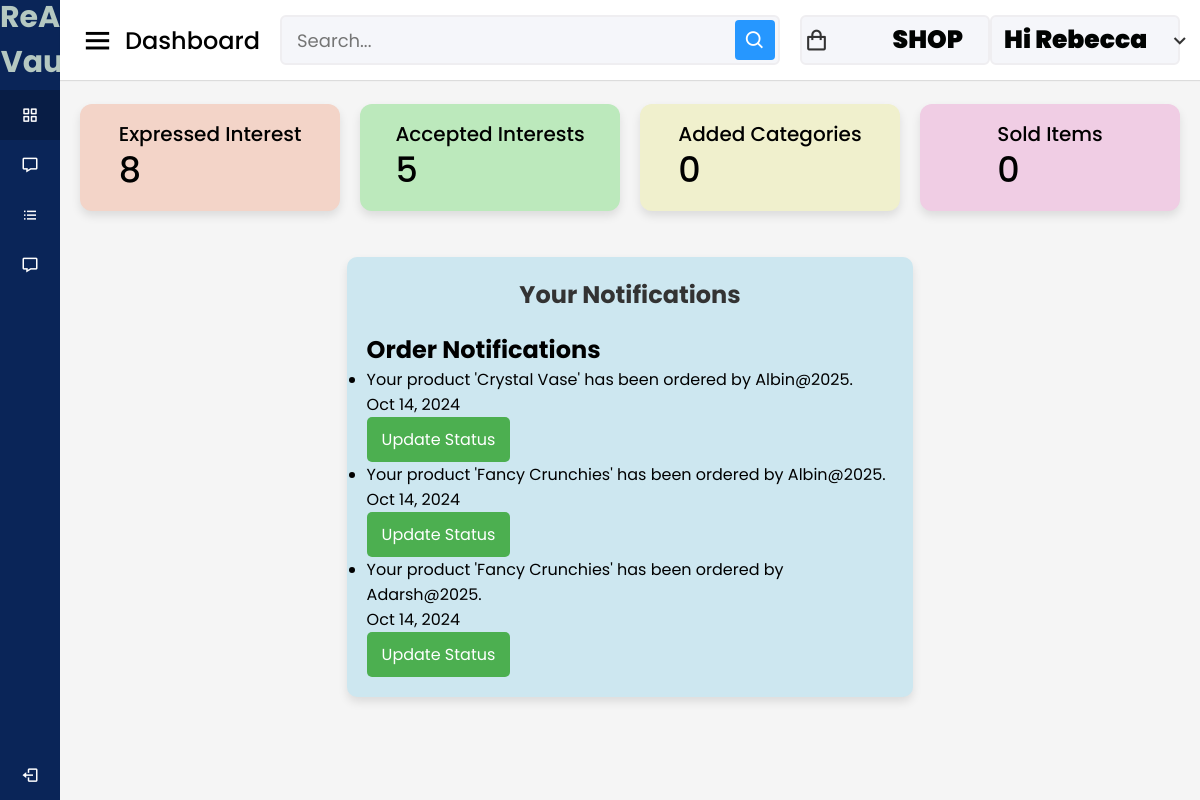
The page /artist/order_notifications/ (signed in) on the database its author committed.
### artist/models.py (models this page shows, shortened)
class ProNotification(models.Model):
    artist = models.ForeignKey(Artist, on_delete=models.CASCADE)
    order = models.ForeignKey(Order,on_delete=models.CASCADE, null=True,blank=True)
    message =models.TextField()
    is_read = models.BooleanField(default=False)
    created_at=models.DateTimeField(auto_now_add=True)

### artist/views.py (the view)
# urls.py: path('order_notifications/',views.order_notifications, name='order_notifications'),
@login_required
def order_notifications(request):
    notif = ProNotification.objects.filter(artist=request.user.artist, order__isnull=False).order_by('-created_at')
    return render(request, 'artist/ordernotifications.html', {'notif': notif})

### cart/context_processors.py (called while the page is built)
def counter(request):
    cart_count=0
    if 'admin' in request.path:
        return{}
    else:
        try:
            cart=Cart.objects.filter(cart_id=_cart_id(request))
            cart_items=CartItem.objects.all().filter(cart=cart[:1])
            for cart_item in cart_items:
                cart_count = cart_item.Quantity
        except CartItem.DoesNotExist:
            cart_count=0
    return dict(cart_count=cart_count)

### cart/views.py (called while the page is built)
def _cart_id(request):
    cart=request.session.session_key
    if not cart:
        cart=request.session.create()
    return cart

### category/context_processors.py (called while the page is built)
def menu_links(request):
    links = Category.objects.all()
    return dict(links=links)

### template/artist/ordernotifications.html (shortened to what this page needs)
{% load static %}
<!DOCTYPE html>
<html lang="en" dir="ltr">
<head>
  <link rel="stylesheet" href="{% static 'assets/css/styles.css' %}">
  <link href='https://unpkg.com/boxicons@2.0.7/css/boxicons.min.css' rel='stylesheet'>
</head>
<body>
  <div class="sidebar">
    <div class="logo-details">
      <span class="logo_name" style="font-size: 30px; text-align: center; font-weight: 700; color: #b5c8c1;">ReArt Vault</span>
    </div>
    <ul class="nav-links">
        <li>
            <a href="{% url 'shopdash' %}" class="active">
              <i class='bx bx-grid-alt'></i>
              <span class="links_name">Artist Dashboard</span>
            </a>
          </li>
          <li>
            <a href="{% url 'artist_shop' %}">
              <i class='bx bx-message'></i>
              <span class="links_name">Shop Overview</span>
            </a>
          </li>
          <li>
            <a href="{% url 'add_product' %}">
              <i class='bx bx-list-ul'></i>
              <span class="links_name">Add Product</span>
            </a>
          </li>
          <li>
            <a href="{% url 'order_notifications' %}">
              <i class='bx bx-message'></i>
              <span class="links_name">Order Notifications</span>
            </a>
          </li>
          <li class="log_out">
            <a href="{% url 'userlogout' %}">
              <i class='bx bx-log-out'></i>
              <span class="links_name">Log out</span>
            </a>
          </li>
    </ul>
  </div>
  <section class="home-section">
    <nav>
      <div class="sidebar-button">
        <i class='bx bx-menu sidebarBtn'></i>
        <span class="dashboard">Dashboard</span>
      </div>
      <div class="search-box">
        <input type="text" placeholder="Search...">
        <i class='bx bx-search'></i>
      </div>
      <a href="{% url 'shopdash' %}" style="text-decoration:none;"><div class="profile-details">
        <i class='bx bx-shopping-bag'></i>
        <span class="admin_name" style="font-size: 25px; font-weight: 900; color: #010302;">SHOP</span>
      </div></a>
      <div class="profile-details">
        <span class="admin_name" style="font-size: 25px; font-weight: 900; color: #010302;">Hi {{user.username}}</span>
        <i class='bx bx-chevron-down'></i>
      </div>
    </nav>
    <div class="home-content">
      <div class="overview-boxes">
        <div class="box" style="background-color:rgb(243, 212, 200);">
          <div class="right-side">
            <div class="box-topic">Expressed Interest</div>
            <div class="number">8</div>
          </div>
        </div>
        <div class="box" style="background-color:rgb(188, 233, 188);">
          <div class="right-side">
            <div class="box-topic">Accepted Interests</div>
            <div class="number">5</div>
          </div>
        </div>
        <div class="box" style="background-color:rgb(240, 240, 205);">
          <div class="right-side">
            <div class="box-topic">Added Categories</div>
            <div class="number"> 0</div>
          </div>
        </div>
        <div class="box" style="background-color:rgb(240, 205, 228);">
          <div class="right-side">
            <div class="box-topic">Sold Items</div>
            <div class="number">0</div>
          </div>
        </div>
      </div>
      <div class="sales-boxes">
        <div class="recent-sales box" style="background-color: rgb(205, 231, 240); padding: 20px; border-radius: 10px;">
            <div class="title" style="font-size: 24px; font-weight: bold;margin-bottom: 20px;">Your Notifications</div>
            <table style="width: 100%; border-collapse: collapse;">
                <tbody>
                    <div class="notification-container">
                        <h2 class="notification-header">Order Notifications</h2>
                        <ul class="notification-list">
                            {% for notif in notif %}
                                <li class="notification-item">
                                    <div class="notification-content">
                                        <div class="notification-text">{{ notif.message }}</div>
                                        <div class="notification-date">{{ notif.created_at|date:"M d, Y" }}</div>
                                    </div>
                                    <div class="notification-actions">
                                        <a href="{% url 'update_order_status' notif.order.id %}" class="status-btn" style="display: inline-block; padding: 10px 15px; background-color: #4CAF50; color: white; border-radius: 5px; text-decoration: none; transition: background-color 0.3s;">Update Status</a>
                                    </div>
                                </li>
                            {% empty %}
                                <li>No notifications found.</li>
                            {% endfor %}
                        </ul>
                    </div>
                </tbody>
            </table>
        </div>
    </div>
    </body>
    </html>

### static/assets/css/styles.css (style rules this page uses)
* { margin: 0; padding: 0; box-sizing: border-box; font-family: 'Poppins', sans-serif; }
.sidebar { position: fixed; height: 100%; width: 240px; background: #0A2558; transition: all 0.5s ease; }
.sidebar .logo-details { height: 80px; display: flex; align-items: center; }
.sidebar .logo-details .logo_name { color: #fff; font-size: 24px; font-weight: 500; }
.sidebar .nav-links { margin-top: 10px; }
.sidebar .nav-links li { position: relative; list-style: none; height: 50px; }
.sidebar .nav-links li a { height: 100%; width: 100%; display: flex; align-items: center; text-decoration: none; transition: all 0.4s ease; }
.sidebar .nav-links li a.active { background: #081D45; }
.sidebar .nav-links li i { min-width: 60px; text-align: center; font-size: 18px; color: #fff; }
.sidebar .nav-links li a .links_name { color: #fff; font-size: 15px; font-weight: 400; white-space: nowrap; }
.sidebar .nav-links .log_out { position: absolute; bottom: 0; width: 100%; }
.home-section { position: relative; background: #f5f5f5; min-height: 100vh; width: calc(100% - 240px); left: 240px; transition: all 0.5s ease; }
.home-section nav { display: flex; justify-content: space-between; height: 80px; background: #fff; display: flex; align-items: center; position: fixed; width: calc(100% - 240px); left: 240px; z-index: 100; padding: 0 20px; box-shadow: 0 1px 1px rgba(0, 0, 0, 0.1); transition: all 0.5s ease; }
.home-section nav .sidebar-button { display: flex; align-items: center; font-size: 24px; font-weight: 500; }
nav .sidebar-button i { font-size: 35px; margin-right: 10px; }
.home-section nav .search-box { position: relative; height: 50px; max-width: 550px; width: 100%; margin: 0 20px; }
nav .search-box input { height: 100%; width: 100%; outline: none; background: #F5F6FA; border: 2px solid #EFEEF1; border-radius: 6px; font-size: 18px; padding: 0 15px; }
nav .search-box .bx-search { position: absolute; height: 40px; width: 40px; background: #2697FF; right: 5px; top: 50%; transform: translateY(-50%); border-radius: 4px; line-height: 40px; text-align: center; color: #fff; font-size: 22px; transition: all 0.4 ease; }
.home-section nav .profile-details { display: flex; align-items: center; background: #F5F6FA; border: 2px solid #EFEEF1; border-radius: 6px; height: 50px; min-width: 190px; padding: 0 15px 0 2px; }
nav .profile-details .admin_name { font-size: 15px; font-weight: 500; color: #333; margin: 0 10px; white-space: nowrap; }
nav .profile-details i { font-size: 25px; color: #333; }
.home-section .home-content { position: relative; padding-top: 104px; }
.home-content .overview-boxes { display: flex; align-items: center; justify-content: space-between; flex-wrap: wrap; padding: 0 20px; margin-bottom: 26px; }
.overview-boxes .box { display: flex; align-items: center; justify-content: center; width: calc(100% / 4 - 15px); background: #fff; padding: 15px 14px; border-radius: 12px; box-shadow: 0 5px 10px rgba(0,0,0,0.1); }
.overview-boxes .box-topic { font-size: 20px; font-weight: 500; }
.home-content .box .number { display: inline-block; font-size: 35px; margin-top: -6px; font-weight: 500; }
.home-content .sales-boxes { display: flex; justify-content: space-between; }
.home-content .sales-boxes .recent-sales { width: 65%; background: #fff; padding: 20px 30px; margin: 0 20px; border-radius: 12px; box-shadow: 0 5px 10px rgba(0, 0, 0, 0.1); }
.sales-boxes .box .title { font-size: 24px; font-weight: 500; }
@media (max-width: 1240px) { .sidebar { width: 60px; } }
@media (max-width: 1240px) { .home-section { width: calc(100% - 60px); left: 60px; } }
@media (max-width: 1240px) { .home-section nav { width: calc(100% - 60px); left: 60px; } }

### template/artist/ordernotifications.html (style rules this page uses)
.profile-details { position: relative; display: flex; align-items: center; justify-content: space-between; }
.profile-details .admin_name { margin-left: 10px; font-size: 16px; color: #333; }
.profile-details .bx-chevron-down { margin-left: 10px; cursor: pointer; }
.sales-boxes { display: flex; justify-content: center; align-items: center; padding: 20px; width: 80%; max-width: 1200px; margin: 0 auto; }
.recent-sales { background-color: rgb(205, 231, 240); padding: 20px; border-radius: 10px; width: 100%; max-width: 1000px; }
.sales-boxes { display: flex; flex-direction: column; align-items: center; }
.recent-sales.box { width: 100%; max-width: 1000px; }
.title { font-size: 24px; font-weight: bold; margin-bottom: 20px; text-align: center; color: #333; }

### rows shown on the page
ProNotification: message "Your product 'Crystal Vase' has been ordered by Albin@2025.", created_at "Oct 14, 2024"
ProNotification: message "Your product 'Fancy Crunchies' has been ordered by Albin@2025.", created_at "Oct 14, 2024"
ProNotification: message "Your product 'Fancy Crunchies' has been ordered by Adarsh@2025.", created_at "Oct 14, 2024"

### other values the page prints
{{ user.username }} "Rebecca"
